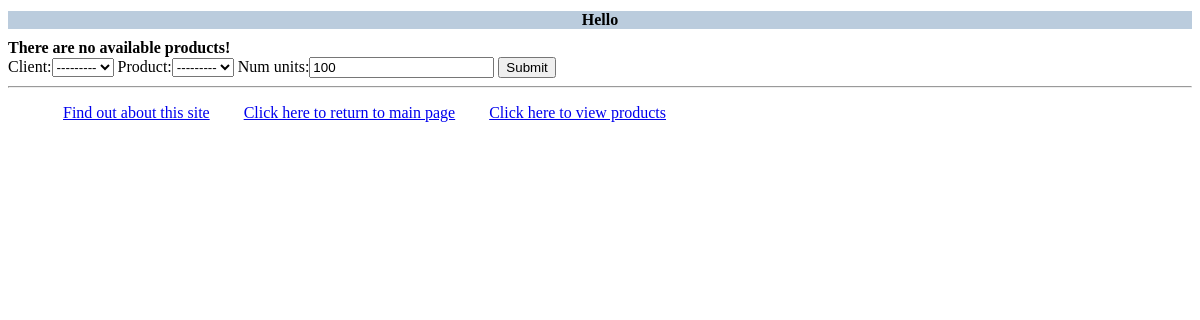
Before: /myapp/placeorder/ with the older database file.
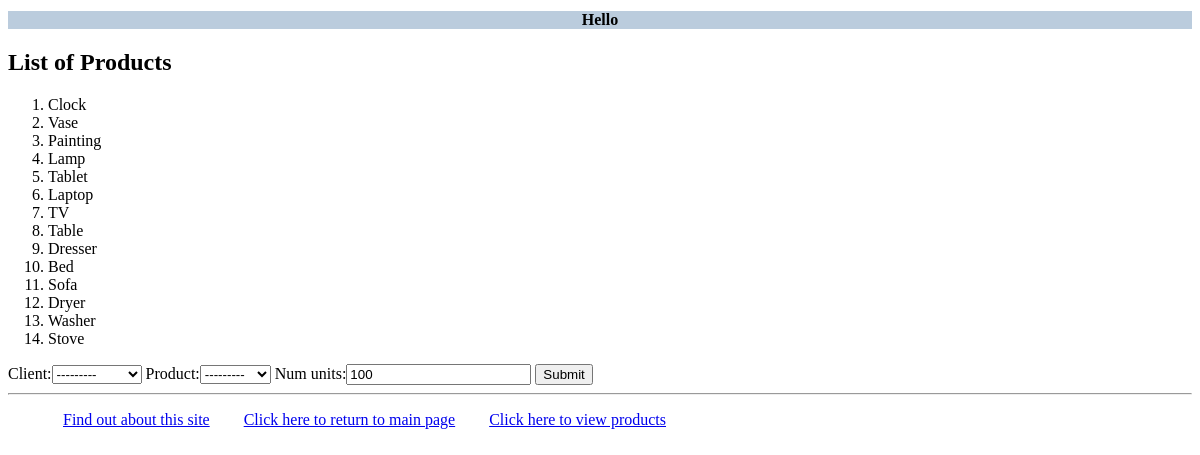
After: the same page with the newer database file.
### myapp/models.py (models this page shows, shortened)
class Product(models.Model):
    category = models.ForeignKey(Category, related_name='products',on_delete=models.CASCADE)
    name = models.CharField(max_length=200)
    price = models.DecimalField(max_digits=10, decimal_places=2)
    stock = models.PositiveIntegerField(default=100)
    available = models.BooleanField(default=True)
    description = models.TextField(blank=True, default='')
    interested = models.PositiveIntegerField(default=0)
    def __str__(self):
        return self.name

### myapp/views.py (the view)
# urls.py: path(r'placeorder/',views.place_order,name='place order'),
def place_order(request):
    msg = ''
    prodlist = Product.objects.all()
    if request.method == 'POST':
        form = OrderForm(request.POST)
        if form.is_valid():
            order = form.save(commit=False)
            if order.num_units <= order.product.stock:
                order.save()
                msg = 'Your order has been placed successfully.'
                order.product.stock -= order.num_units
            else:
                 msg = 'We do not have sufficient stock to fill your order.'
            return render(request, 'myapp/order_response.html', {'msg': msg})
    else:
        form = OrderForm()
    return render(request, 'myapp/placeorder.html', {'form': form, 'msg': msg,
                                                     'prodlist': prodlist})

### myapp/models.py
class OrderForm(ModelForm):
    class Meta:
        model = Order
        fields = ['client','product','num_units']

### myapp/models.py (called while the page is built)
    def __str__(self):
        result = User.get_full_name(self)
        return result

### myapp/templates/myapp/placeorder.html (shortened to what this page needs)
<!DOCTYPE html>
<html lang="en">
<head>
</head>
<body>
{% extends 'myapp/base.html' %}
{% block body_block %}
    {% if prodlist %}
    <h2>List of Products</h2>
    <ol>
        {% for product  in prodlist %}
            <li> {{ product.name}} </li>
        {% endfor %}
    </ol>
{% else %}
    <strong>There are no available products!</strong>
{% endif %}
    <form action="/order_response/" method="post">
    {{ form }}
    <input type="submit" value="Submit">
</form>
{% endblock %}

### myapp/templates/myapp/base.html
<!DOCTYPE html>
{% load staticfiles %}
<html>
    <head>
<link rel="stylesheet" type="text/css" href="{% static 'myapp/style.css' %}" />
<title>Online Store APP - {% block title %}Welcome!{% endblock %}</title> </head>
<body> <div>
<h1>{% block myhdg %}Hello {{ user.get_username }} {% endblock %}</h1>
            {% block body_block %}*** {% endblock %}
        </div>
<hr /> <div>
<ul>
<li class="hbar1"><a href = "{% url 'myapp:about' %}">Find out about this
   site</a></li>
<li class="hbar1"><a href = "{% url 'myapp:index' %}">Click here to return to main page</a></li>
<li class="hbar1"><a href = "{% url 'myapp:products' %}">Click here to view products</a><br/></li>
</ul> </div>
    </body>
</html>

### myapp/static/myapp/style.css (style rules this page uses)
h1 { background-color: #bbccdd; text-align:center; font-size: 16px; font-style: normal; color:black; }
.hbar1 { display: inline; margin: 15px; }

Changed rows visible on the page:
added Product: name "Clock"
added Product: name "Vase"
added Product: name "Painting"
added Product: name "Lamp"
added Product: name "Tablet"
added Product: name "Laptop"
added Product: name "TV"
added Product: name "Table"
added Product: name "Dresser"
added Product: name "Bed"
added Product: name "Sofa"
added Product: name "Dryer"
added Product: name "Washer"
added Product: name "Stove"
Other visible differences:
text no longer shown: "There are no available products!"
text now shown: "List of Products"
